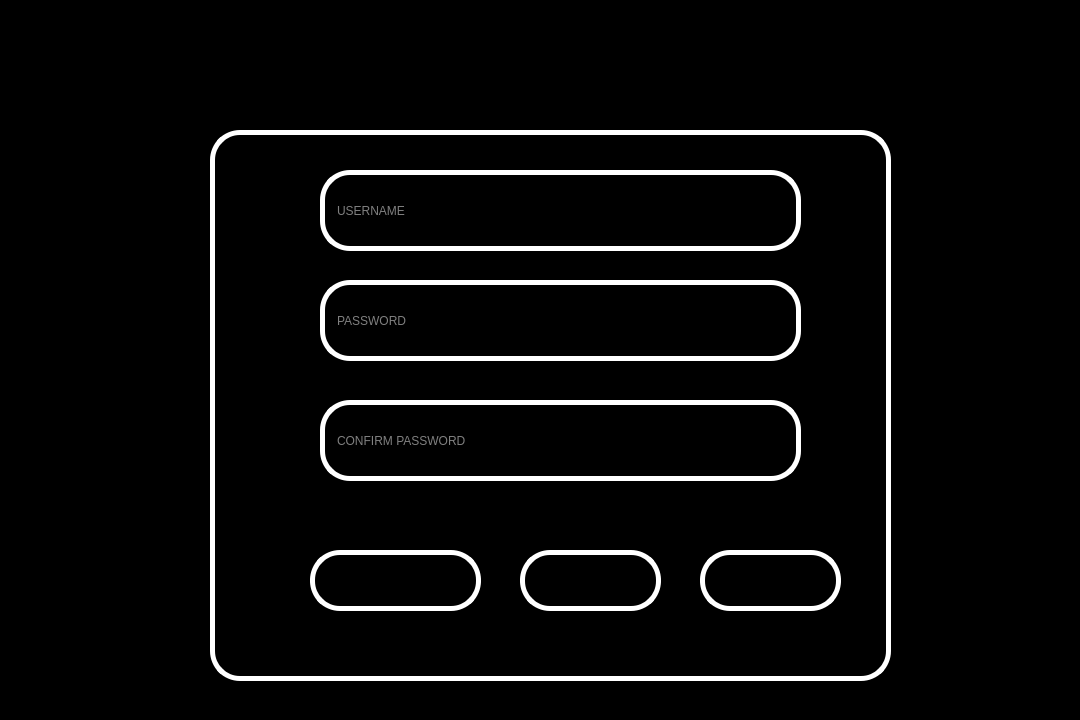
<?xml version="1.0" encoding="UTF-8"?>
<ui version="4.0">
 <class>Widget</class>
 <widget class="QWidget" name="Widget">
  <property name="geometry">
   <rect>
    <x>0</x>
    <y>0</y>
    <width>1080</width>
    <height>720</height>
   </rect>
  </property>
  <property name="windowTitle">
   <string>Widget</string>
  </property>
  <property name="styleSheet">
   <string notr="true">background-color: rgb(0, 0, 0);</string>
  </property>
  <widget class="QFrame" name="frame">
   <property name="geometry">
    <rect>
     <x>210</x>
     <y>130</y>
     <width>681</width>
     <height>551</height>
    </rect>
   </property>
   <property name="styleSheet">
    <string notr="true">color: rgb(255, 255, 255);
border-color: rgb(255, 255, 255);
border-radius: 30px;
border-width: 5px 5px 5px 5px;
border-style: solid;</string>
   </property>
   <property name="frameShape">
    <enum>QFrame::StyledPanel</enum>
   </property>
   <property name="frameShadow">
    <enum>QFrame::Raised</enum>
   </property>
   <widget class="QPushButton" name="exitBtn">
    <property name="geometry">
     <rect>
      <x>490</x>
      <y>420</y>
      <width>141</width>
      <height>61</height>
     </rect>
    </property>
    <property name="styleSheet">
     <string notr="true">border-image: url(:/JarvisImages/exitButton.png);</string>
    </property>
    <property name="text">
     <string/>
    </property>
   </widget>
   <widget class="QPushButton" name="backBtn">
    <property name="geometry">
     <rect>
      <x>310</x>
      <y>420</y>
      <width>141</width>
      <height>61</height>
     </rect>
    </property>
    <property name="cursor">
     <cursorShape>PointingHandCursor</cursorShape>
    </property>
    <property name="styleSheet">
     <string notr="true">border-image: url(:/JarvisImages/backButton.png);</string>
    </property>
    <property name="text">
     <string/>
    </property>
   </widget>
   <widget class="QLineEdit" name="userNameEntry">
    <property name="geometry">
     <rect>
      <x>110</x>
      <y>40</y>
      <width>481</width>
      <height>81</height>
     </rect>
    </property>
    <property name="styleSheet">
     <string notr="true">font: 15pt &quot;Segoe UI&quot;;
padding-left: 10px;</string>
    </property>
    <property name="placeholderText">
     <string>USERNAME</string>
    </property>
   </widget>
   <widget class="QLineEdit" name="passwordEntry">
    <property name="geometry">
     <rect>
      <x>110</x>
      <y>150</y>
      <width>481</width>
      <height>81</height>
     </rect>
    </property>
    <property name="styleSheet">
     <string notr="true">font: 15pt &quot;Segoe UI&quot;;
padding-left: 10px;
background-color: rgb(0, 0, 0);</string>
    </property>
    <property name="placeholderText">
     <string>PASSWORD</string>
    </property>
   </widget>
   <widget class="QPushButton" name="SignupBtn">
    <property name="geometry">
     <rect>
      <x>100</x>
      <y>420</y>
      <width>171</width>
      <height>61</height>
     </rect>
    </property>
    <property name="styleSheet">
     <string notr="true">border-image: url(:/JarvisImages/signUp.png);</string>
    </property>
    <property name="text">
     <string/>
    </property>
   </widget>
   <widget class="QLineEdit" name="ConfirmpasswordEntry">
    <property name="geometry">
     <rect>
      <x>110</x>
      <y>270</y>
      <width>481</width>
      <height>81</height>
     </rect>
    </property>
    <property name="styleSheet">
     <string notr="true">font: 15pt &quot;Segoe UI&quot;;
padding-left: 10px;
background-color: rgb(0, 0, 0);</string>
    </property>
    <property name="placeholderText">
     <string>CONFIRM PASSWORD</string>
    </property>
   </widget>
  </widget>
  <widget class="QLabel" name="logo">
   <property name="geometry">
    <rect>
     <x>90</x>
     <y>-90</y>
     <width>561</width>
     <height>81</height>
    </rect>
   </property>
   <property name="text">
    <string/>
   </property>
   <property name="pixmap">
    <pixmap>../JarvisImages/logo.png</pixmap>
   </property>
   <property name="scaledContents">
    <bool>true</bool>
   </property>
  </widget>
  <widget class="QLabel" name="logo_2">
   <property name="geometry">
    <rect>
     <x>280</x>
     <y>40</y>
     <width>561</width>
     <height>81</height>
    </rect>
   </property>
   <property name="text">
    <string/>
   </property>
   <property name="pixmap">
    <pixmap>../JarvisImages/logo.png</pixmap>
   </property>
   <property name="scaledContents">
    <bool>true</bool>
   </property>
  </widget>
 </widget>
 <resources/>
 <connections/>
</ui>
